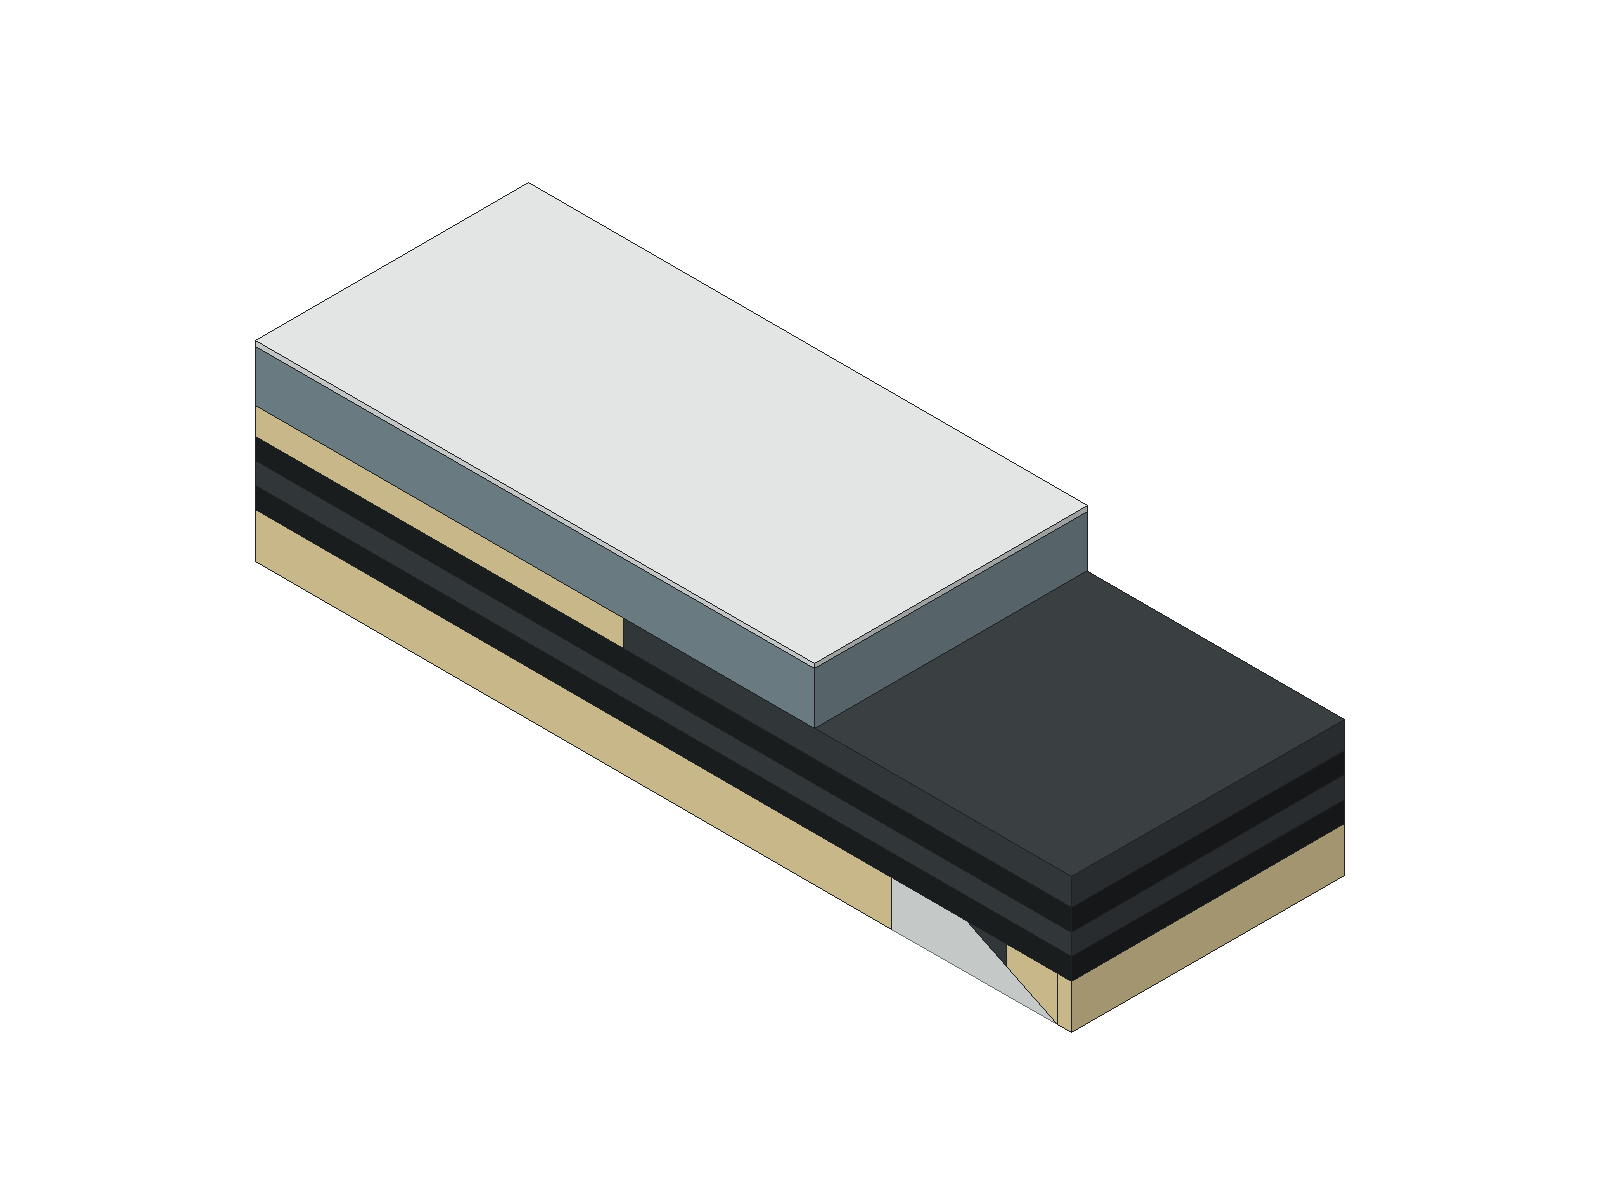

Generate this figure with Python:
# isometric massing of 停棟(east) and 動棟(west) on the merged block
import sys; sys.path.insert(0,'.')
from geo import *
from shapely.geometry import Polygon, box as sbox
from PIL import ImageDraw
def scaled(k,actual):
    p=Polygon(POLY_M[k]); s=(actual/p.area)**0.5
    return Polygon([(x*s,y*s) for x,y in p.exterior.coords])
WEST=Polygon(POLY_M['W']); EAST=Polygon(POLY_M['E'])
WB=WEST.buffer(-3,join_style=2); EB=EAST.buffer(-3,join_style=2)
# trim east buildable north tip (too narrow for parking): keep y<=95m
EBT=EB.intersection(sbox(-10,-10,60,95))
COL={'park':(58,63,66),'park2':(31,34,36),'biz':(232,213,160),'cult':(124,142,150),'core':(180,185,187),'roof':(227,229,228),'site':(214,217,216)}
def iso(x,y,z,sc=7.2,ox=0,oy=0):
    # view from SW: rotate so we see west+south faces
    a=math.radians(30)
    X=(x - y)*math.cos(a)*sc; Y=-(x + y)*math.sin(a)*sc - z*sc
    return (X+ox,Y+oy)
def draw(path, W_stack, E_stack, size=(1600,1150), sc=7.6):
    blds=W_stack if isinstance(W_stack,list) and W_stack and isinstance(W_stack[0][1],Polygon) else [('E',EBT,E_stack),('W',WB,W_stack)]
    # bounds
    xs=[];ys=[]
    for poly in (Polygon(POLY_M['W']),Polygon(POLY_M['E'])):
        for x,y in poly.exterior.coords:
            for z in (0,22):
                X,Y=iso(x,y,z,sc=sc); xs.append(X); ys.append(Y)
    ox=(size[0]-(max(xs)-min(xs)))/2-min(xs); oy=(size[1]-(max(ys)-min(ys)))/2-min(ys)
    P=lambda x,y,z: iso(x,y,z,sc=sc,ox=ox,oy=oy)
    im=Image.new('RGBA',size,(244,245,244,0)); d=ImageDraw.Draw(im)
    for poly,col in ((Polygon(POLY_M['W']),COL['site']),(Polygon(POLY_M['E']),COL['site']),(Polygon(POLY_M['R']),(200,204,203))):
        d.polygon([P(x,y,0) for x,y in poly.exterior.coords],fill=col+(255,),outline=(107,114,118,255))
    blds.sort(key=lambda b:-(b[1].centroid.x+b[1].centroid.y))
    for nm,fp,stack in blds:
        z=0
        for h,parts in stack:
            # draw parts far-to-near
            geoms=[]
            for col,cut in parts:
                g=fp if cut is None else fp.intersection(cut)
                if g.is_empty: continue
                for pg in ([g] if g.geom_type=='Polygon' else [q for q in g.geoms if q.geom_type=='Polygon']):
                    geoms.append((pg,col))
            geoms.sort(key=lambda t:-(t[0].centroid.x+t[0].centroid.y))
            for pg,col in geoms:
                pg=pg.buffer(0)
                pts=list(pg.exterior.coords)[:-1]
                ccw=pg.exterior.is_ccw
                faces=[]
                for i in range(len(pts)):
                    (x1,y1),(x2,y2)=pts[i],pts[(i+1)%len(pts)]
                    nx,ny=(y2-y1),-(x2-x1)
                    if not ccw: nx,ny=-nx,-ny
                    L=math.hypot(nx,ny) or 1
                    if (-nx-ny)/L>0.02: faces.append(((x1,y1),(x2,y2),nx/L,ny/L))
                faces.sort(key=lambda f:-(f[0][0]+f[0][1]+f[1][0]+f[1][1]))
                c=COL[col]
                for (x1,y1),(x2,y2),nx,ny in faces:
                    shade=0.86 if abs(nx)>abs(ny) else 0.70
                    cc=tuple(int(v*shade) for v in c)
                    d.polygon([P(x1,y1,z),P(x2,y2,z),P(x2,y2,z+h),P(x1,y1,z+h)],fill=cc+(255,),outline=(31,34,36,255))
                d.polygon([P(x,y,z+h) for x,y in pts],fill=c+(255,),outline=(31,34,36,255))
            z+=h
    im.save(path)
    return P

from shapely.ops import unary_union
BLOCK=unary_union([Polygon(POLY_M['W']),Polygon(POLY_M['R']),Polygon(POLY_M['E'])]).buffer(0.01).buffer(-0.01)
W1=Polygon(POLY_M['W']); E1=Polygon(POLY_M['E'])
def cut_y(g,y0,y1): return g.intersection(sbox(-20,y0,80,y1))
# 6F hall footprint: northern part of block (~3,400 of 4,964 real) -> drawn proportion
def y_for_share(g,share):
    lo,hi=0,130
    for _ in range(40):
        mid=(lo+hi)/2
        if cut_y(g,mid,200).area/g.area>share: lo=mid
        else: hi=mid
    return (lo+hi)/2
Y6=y_for_share(BLOCK,3400/4964.5)
def massing(path):
    # one combined stack drawn as single 'building' list ordered bottom-up, parts per level
    levels=[(7.0,[('biz',W1),('park',cut_y(E1,14,200)),('biz',cut_y(E1,-5,14))]),
            (3.3,[('park2',BLOCK)]),(3.3,[('park',BLOCK)]),(3.3,[('park2',BLOCK)]),
            (4.2,[('park',cut_y(BLOCK,-5,70)),('biz',cut_y(BLOCK,70,200))]),
            (8.0,[('cult',cut_y(BLOCK,Y6,200))]),(0.8,[('roof',cut_y(BLOCK,Y6,200))])]
    return draw_levels(path,levels)
def draw_levels(path,levels,size=(1600,1200),sc=7.4):
    xs=[];ys=[]
    for x,y in BLOCK.exterior.coords:
        for z in (0,32):
            X,Y=iso(x,y,z,sc=sc); xs.append(X); ys.append(Y)
    ox=(size[0]-(max(xs)-min(xs)))/2-min(xs); oy=(size[1]-(max(ys)-min(ys)))/2-min(ys)
    P=lambda x,y,z: iso(x,y,z,sc=sc,ox=ox,oy=oy)
    im=Image.new('RGBA',size,(244,245,244,0)); d=ImageDraw.Draw(im)
    for poly,col in ((BLOCK,COL['site']),(Polygon(POLY_M['R']),(196,200,199))):
        d.polygon([P(x,y,0) for x,y in poly.exterior.coords],fill=col+(255,),outline=(107,114,118,255))
    z=0; anchors=[]
    for h,parts in levels:
        geoms=[]
        for col,g in parts:
            g=g.buffer(0)
            if g.is_empty: continue
            for pg in ([g] if g.geom_type=='Polygon' else [q for q in g.geoms if q.geom_type=='Polygon']):
                if pg.area>1: geoms.append((pg,col))
        geoms.sort(key=lambda t:-(t[0].centroid.x+t[0].centroid.y))
        for pg,col in geoms:
            pts=list(pg.exterior.coords)[:-1]; ccw=pg.exterior.is_ccw; faces=[]
            for i in range(len(pts)):
                (x1,y1),(x2,y2)=pts[i],pts[(i+1)%len(pts)]
                nx,ny=(y2-y1),-(x2-x1)
                if not ccw: nx,ny=-nx,-ny
                L=math.hypot(nx,ny) or 1
                if (-nx-ny)/L>0.02: faces.append(((x1,y1),(x2,y2),nx/L,ny/L))
            faces.sort(key=lambda f:-(f[0][0]+f[0][1]+f[1][0]+f[1][1]))
            c=COL[col]
            for (x1,y1),(x2,y2),nx,ny in faces:
                shade=0.86 if abs(nx)>abs(ny) else 0.70
                cc=tuple(int(v*shade) for v in c)
                d.polygon([P(x1,y1,z),P(x2,y2,z),P(x2,y2,z+h),P(x1,y1,z+h)],fill=cc+(255,),outline=(31,34,36,255))
            d.polygon([P(x,y,z+h) for x,y in pts],fill=c+(255,),outline=(31,34,36,255))
        anchors.append((z,h)); z+=h
    im.save(path)
    return P,anchors
if __name__=='__main__':
    P,an=massing('iso.png'); print('Y6',Y6, BLOCK.area)
